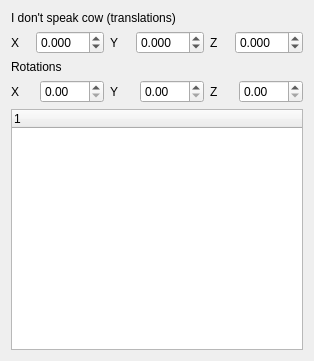
   <widget class="QWidget" name="layoutWidget">
    <property name="geometry">
     <rect>
      <x>800</x>
      <y>480</y>
      <width>314</width>
      <height>361</height>
     </rect>
    </property>
    <layout class="QVBoxLayout" name="verticalLayout_4">
     <item>
      <layout class="QVBoxLayout" name="verticalLayout_6">
       <item>
        <widget class="QLabel" name="label_19">
         <property name="text">
          <string>I don't speak cow (translations)</string>
         </property>
        </widget>
       </item>
       <item>
        <layout class="QHBoxLayout" name="horizontalLayout_5">
         <item>
          <widget class="QLabel" name="label_16">
           <property name="text">
            <string>X</string>
           </property>
          </widget>
         </item>
         <item>
          <widget class="QDoubleSpinBox" name="jointX">
           <property name="decimals">
            <number>3</number>
           </property>
           <property name="minimum">
            <double>-99.000000000000000</double>
           </property>
           <property name="singleStep">
            <double>0.100000000000000</double>
           </property>
          </widget>
         </item>
         <item>
          <widget class="QLabel" name="label_17">
           <property name="text">
            <string>Y</string>
           </property>
          </widget>
         </item>
         <item>
          <widget class="QDoubleSpinBox" name="doubleSpinBox_4">
           <property name="decimals">
            <number>3</number>
           </property>
           <property name="minimum">
            <double>-99.000000000000000</double>
           </property>
           <property name="singleStep">
            <double>0.100000000000000</double>
           </property>
          </widget>
         </item>
         <item>
          <widget class="QLabel" name="label_18">
           <property name="text">
            <string>Z</string>
           </property>
          </widget>
         </item>
         <item>
          <widget class="QDoubleSpinBox" name="doubleSpinBox_6">
           <property name="decimals">
            <number>3</number>
           </property>
           <property name="minimum">
            <double>-99.000000000000000</double>
           </property>
           <property name="singleStep">
            <double>0.100000000000000</double>
           </property>
          </widget>
         </item>
        </layout>
       </item>
       <item>
        <widget class="QLabel" name="label_23">
         <property name="text">
          <string>Rotations</string>
         </property>
        </widget>
       </item>
       <item>
        <layout class="QHBoxLayout" name="horizontalLayout_6">
         <item>
          <widget class="QLabel" name="label_20">
           <property name="text">
            <string>X</string>
           </property>
          </widget>
         </item>
         <item>
          <widget class="QDoubleSpinBox" name="doubleSpinBox_7">
           <property name="minimum">
            <double>0.000000000000000</double>
           </property>
           <property name="maximum">
            <double>180.000000000000000</double>
           </property>
           <property name="singleStep">
            <double>0.100000000000000</double>
           </property>
          </widget>
         </item>
         <item>
          <widget class="QLabel" name="label_21">
           <property name="text">
            <string>Y</string>
           </property>
          </widget>
         </item>
         <item>
          <widget class="QDoubleSpinBox" name="doubleSpinBox_5">
           <property name="minimum">
            <double>0.000000000000000</double>
           </property>
           <property name="maximum">
            <double>180.000000000000000</double>
           </property>
           <property name="singleStep">
            <double>0.100000000000000</double>
           </property>
          </widget>
         </item>
         <item>
          <widget class="QLabel" name="label_22">
           <property name="text">
            <string>Z</string>
           </property>
          </widget>
         </item>
         <item>
          <widget class="QDoubleSpinBox" name="doubleSpinBox_8">
           <property name="minimum">
            <double>0.000000000000000</double>
           </property>
           <property name="maximum">
            <double>180.000000000000000</double>
           </property>
           <property name="singleStep">
            <double>0.100000000000000</double>
           </property>
          </widget>
         </item>
        </layout>
       </item>
      </layout>
     </item>
     <item>
      <widget class="jointQTreeWidget" name="treeWidget">
       <column>
        <property name="text">
         <string notr="true">1</string>
        </property>
       </column>
      </widget>
     </item>
    </layout>
   </widget>
